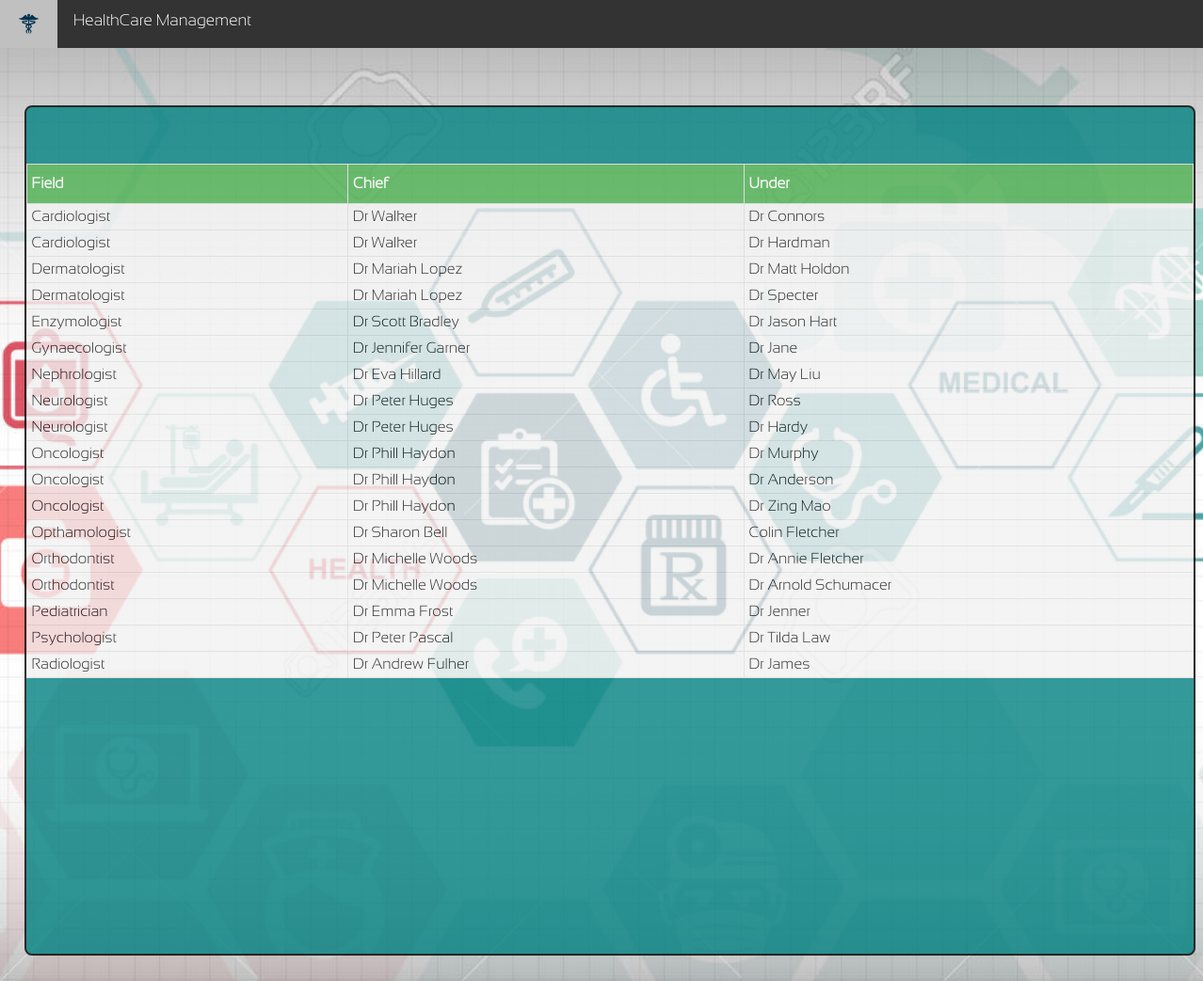
Page /depdoc.php on the committed database.
### tables this page shows
CREATE TABLE department(
	Dep varchar(30) NOT NULL ,
	Chief varchar(30) NOT NULL,
	PRIMARY KEY (Dep)

);

### pass.php (the view, shortened to what this page needs)
<?php
$db = mysqli_connect('localhost', 'root', '', 'dbms');
function sup_doc(){
global $db;
$query="select distinct department.chief,Listofdocs.dname,department.Dep from department,Listofdocs where department.Dep=Listofdocs.Dep and department.chief!=Listofdocs.dname ";
	$result=mysqli_query($db,$query);
	while($row=mysqli_fetch_array($result))
	{
		$depp=$row['Dep'];
		$cf=$row['chief'];
		$und=$row['dname'];
		echo "<tr>
				<td>$depp</td>
				<td>$cf</td>
				<td>$und</td>
				</tr>";
	}
}
?>

### p.css (style rules this page uses)
body { margin:0;background-color: snow;padding: 0;background-image: url(mh.jpg); margin-top: 48px; background-repeat: no-repeat; background-position: center; background-size: cover; min-height:500px; background-attachment: fixed; padding: 5% 9% 10% 2%; }
#customers td, #customers th { border: 1px solid #ddd; padding: 5px; }
#customers tr { background-color: #f2f2f2; }

### rows in the picture
department: Dep "Cardiologist", Chief "Dr Walker", und "Dr Connors", und "Dr Hardman"
department: Dep "Dermatologist", Chief "Dr Mariah Lopez", und "Dr Matt Holdon", und "Dr Specter"
department: Dep "Enzymologist", Chief "Dr Scott Bradley", und "Dr Jason Hart"
department: Dep "Gynaecologist", Chief "Dr Jennifer Garner", und "Dr Jane"
department: Dep "Nephrologist", Chief "Dr Eva Hillard", und "Dr May Liu"
department: Dep "Neurologist", Chief "Dr Peter Huges", und "Dr Ross", und "Dr Hardy"
department: Dep "Oncologist", Chief "Dr Phill Haydon", und "Dr Murphy", und "Dr Anderson", und "Dr Zing Mao"
department: Dep "Opthamologist", Chief "Dr Sharon Bell", und "Colin Fletcher"
department: Dep "Orthodontist", Chief "Dr Michelle Woods", und "Dr Annie Fletcher", und "Dr Arnold Schumacer"
department: Dep "Pediatrician", Chief "Dr Emma Frost", und "Dr Jenner"
department: Dep "Psychologist", Chief "Dr Peter Pascal", und "Dr Tilda Law"
department: Dep "Radiologist", Chief "Dr Andrew Fulher", und "Dr James"
